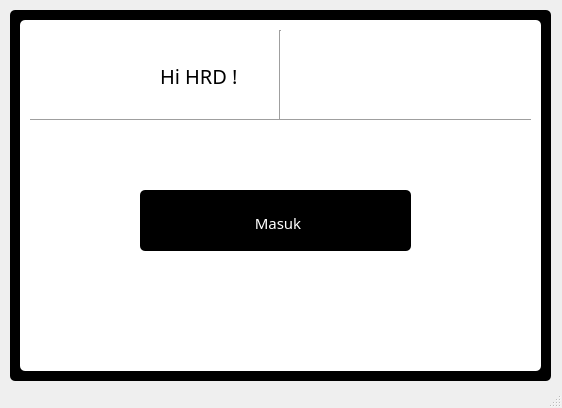
<?xml version="1.0" encoding="UTF-8"?>
<ui version="4.0">
 <class>MainWindow</class>
 <widget class="QMainWindow" name="MainWindow">
  <property name="geometry">
   <rect>
    <x>0</x>
    <y>0</y>
    <width>562</width>
    <height>408</height>
   </rect>
  </property>
  <property name="windowTitle">
   <string>MainWindow</string>
  </property>
  <widget class="QWidget" name="centralwidget">
   <widget class="QLabel" name="label_4">
    <property name="geometry">
     <rect>
      <x>10</x>
      <y>10</y>
      <width>541</width>
      <height>371</height>
     </rect>
    </property>
    <property name="styleSheet">
     <string notr="true">background-color: qlinergradient(spread:pad, x1:0, y1:0, 505682, x2:1, y2:0.477, stop:0 rgba(11, 131, 120, 219), stop:1 rgba(85,98,112,226));
color : rgb(255, 255, 255);
border-radius:5px;

background-color: qlinergradient(spread:pad, x1:0, y1:0, 505682, x2:1, y2:0.477, stop:0 rgba(11, 123, 111, 219), stop:1 rgba(85,81,84,226));

padding-left:5px;
padding-top:5px;
background-color:black;
</string>
    </property>
    <property name="text">
     <string/>
    </property>
   </widget>
   <widget class="QLabel" name="label_5">
    <property name="geometry">
     <rect>
      <x>20</x>
      <y>20</y>
      <width>521</width>
      <height>351</height>
     </rect>
    </property>
    <property name="styleSheet">
     <string notr="true">background-color: qlinergradient(spread:pad, x1:0, y1:0, 505682, x2:1, y2:0.477, stop:0 rgba(11, 131, 120, 219), stop:1 rgba(85,98,112,226));
color : rgb(255, 255, 255);
border-radius:5px;

background-color: qlinergradient(spread:pad, x1:0, y1:0, 505682, x2:1, y2:0.477, stop:0 rgba(11, 123, 111, 219), stop:1 rgba(85,81,84,226));

padding-left:5px;
padding-top:5px;
background-color:white;
</string>
    </property>
    <property name="text">
     <string/>
    </property>
   </widget>
   <widget class="Line" name="line_2">
    <property name="geometry">
     <rect>
      <x>30</x>
      <y>30</y>
      <width>501</width>
      <height>91</height>
     </rect>
    </property>
    <property name="orientation">
     <enum>Qt::Vertical</enum>
    </property>
   </widget>
   <widget class="Line" name="line">
    <property name="geometry">
     <rect>
      <x>30</x>
      <y>110</y>
      <width>501</width>
      <height>20</height>
     </rect>
    </property>
    <property name="orientation">
     <enum>Qt::Horizontal</enum>
    </property>
   </widget>
   <widget class="QLabel" name="label_2">
    <property name="geometry">
     <rect>
      <x>160</x>
      <y>50</y>
      <width>91</width>
      <height>51</height>
     </rect>
    </property>
    <property name="font">
     <font>
      <family>Trebuchet MS</family>
      <pointsize>15</pointsize>
     </font>
    </property>
    <property name="text">
     <string>Hi HRD !</string>
    </property>
   </widget>
   <widget class="QLabel" name="label_3">
    <property name="geometry">
     <rect>
      <x>60</x>
      <y>40</y>
      <width>71</width>
      <height>61</height>
     </rect>
    </property>
    <property name="text">
     <string/>
    </property>
    <property name="pixmap">
     <pixmap>../../../asus/OneDrive/Gambar/UTS pak opan/OIP-removebg-preview.png</pixmap>
    </property>
    <property name="scaledContents">
     <bool>true</bool>
    </property>
   </widget>
   <widget class="QLabel" name="label_6">
    <property name="geometry">
     <rect>
      <x>320</x>
      <y>10</y>
      <width>171</width>
      <height>131</height>
     </rect>
    </property>
    <property name="text">
     <string/>
    </property>
    <property name="pixmap">
     <pixmap>../../../asus/OneDrive/Gambar/UTS pak opan/20240507_201132_0000-removebg-preview.png</pixmap>
    </property>
    <property name="scaledContents">
     <bool>true</bool>
    </property>
   </widget>
   <widget class="QPushButton" name="pushButton_2">
    <property name="geometry">
     <rect>
      <x>140</x>
      <y>190</y>
      <width>271</width>
      <height>61</height>
     </rect>
    </property>
    <property name="font">
     <font>
      <family>Sitka Text</family>
      <pointsize>11</pointsize>
     </font>
    </property>
    <property name="styleSheet">
     <string notr="true">background-color: qlinergradient(spread:pad, x1:0, y1:0, 505682, x2:1, y2:0.477, stop:0 rgba(11, 131, 120, 219), stop:1 rgba(85,98,112,226));
color : rgb(255, 255, 255);
border-radius:5px;

background-color: qlinergradient(spread:pad, x1:0, y1:0, 505682, x2:1, y2:0.477, stop:0 rgba(11, 123, 111, 219), stop:1 rgba(85,81,84,226));

padding-left:5px;
padding-top:5px;
background-color:black;
</string>
    </property>
    <property name="text">
     <string>Masuk</string>
    </property>
    <property name="iconSize">
     <size>
      <width>50</width>
      <height>50</height>
     </size>
    </property>
   </widget>
  </widget>
  <widget class="QStatusBar" name="statusbar"/>
 </widget>
 <resources/>
 <connections/>
</ui>
